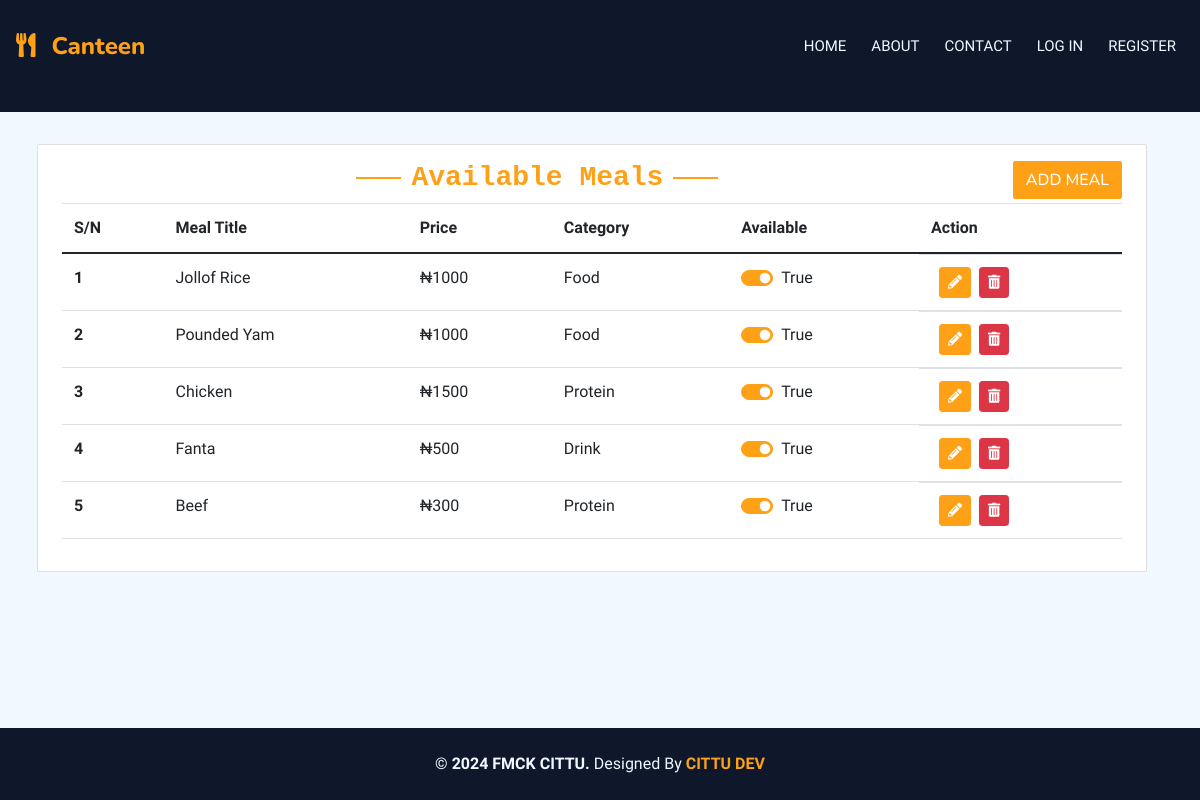
The page /canteen_manager on the database its author committed.
### main/models.py (models this page shows, shortened)
class Meal(models.Model):
    title = models.CharField(max_length=25)
    price = models.CharField(max_length=7)
    available = models.BooleanField(default=True)
    category = models.ForeignKey(Category, on_delete=models.SET_NULL, null=True)
    meals_image = models.ImageField(upload_to='meal_image', default='default.png', blank=True,null=True)
    class Meta:
        verbose_name_plural = "Meal"

class Category(models.Model):
    title = models.CharField(blank=True, null=True, max_length=25)
    class Meta:
        verbose_name_plural = "Category"
    def __str__(self):
        return self.title

### main/views.py (the view, shortened to what this page needs)
# urls.py: path('canteen_manager', views.canteen_manager, name="canteen_manager"),
def canteen_manager(request):
    meals = Meal.objects.all()
    category = Category.objects.all()
    context = {'meals': meals, 'category': category}
    return render(request, 'main/canteen_manager.html', context)

### templates/main/canteen_manager.html (shortened to what this page needs)
{% extends 'base/base.html' %}
{% block content %}
<div class="container-xxl pt-2 pb-3">
    <div class="container">
        <br>
        <div class="row g-3">
            <div class="card" data-wow-delay="0.1s">
                <div class="card-body table-responsive">
                    <div class="d-flex justify-content-between">
                        <div class="mx-auto">
                            <h3 class="section-title ff-secondary text-center text-primary font-monospace">Available Meals</h3>
                        </div>
                        <div>
                            <button type="button" class="btn btn-primary" data-bs-toggle="modal" data-bs-target="#createMealModal">Add Meal</button>
                        </div>
                      </div>
                    <table class="table">
                        <thead>
                          <tr>
                            <th scope="col">S/N</th>
                            <th scope="col">Meal Title</th>
                            <th scope="col">Price</th>
                            <th scope="col">Category</th>
                            <th scope="col">Available</th>
                            <th scope="col">Action</th>
                          </tr>
                        </thead>
                        <tbody class="table-group-divider">
                        {% for meal in meals %}
                          <tr>
                            <th scope="row">{{ forloop.counter }}</th>
                            <td>{{ meal.title }}</td>
                            <td>&#8358;{{ meal.price }}</td>
                            <td>{{ meal.category }}</td>
                            <td>
                                <form method="POST" action="{% url 'canteen_manager' %}">
                                    <div class="form-check form-switch">
                                        <input class="form-check-input" type="checkbox" role="switch" id="available_{{ meal.id }}" name="available" onChange="this.form.submit();" {% if meal.available %}checked{% endif %}>
                                        <label class="form-check-label" for="available_{{ meal.id }}">{{ meal.available }}</label>
                                    </div>
                                </form>
                            </td>
                            <td class="d-flex">
                                <button class="btn btn-sm btn-primary mx-2" data-bs-toggle="modal" data-bs-target="#editMealModal{{ meal.id }}" title="Edit"><i class="fas fa-pencil-alt"></i></button>
                                <a href="{% url 'delete_meal' meal.id %}" class="btn btn-sm btn-danger" title="Delete"
                                onclick="return confirmDelete();">
                                <i class="fas fa-trash-alt"></i>
                             </a>
                            </td>
                          </tr>
                        {% endfor %}
                        </tbody>
                    </table>
                </div>
            </div>
        </div>
    </div>
</div>
{% endblock content %}

### static/css/style.css (style rules this page uses)
* { padding: 0px; }
html, body { height: 100%; margin: 0; padding: 0; overflow-x: hidden; }
body { display: flex; flex-direction: column; }
.container { width: 100%; padding-right: 15px; padding-left: 15px; margin-right: auto; margin-left: auto; }
@media (min-width: 576px) { .container { max-width: 540px; } }
@media (min-width: 768px) { .container { max-width: 720px; } }
@media (min-width: 992px) { .container { max-width: 960px; } }
@media (min-width: 1200px) { .container { max-width: 1140px; } }
.row { width: 100%; }
table { border-collapse: collapse; }
.table { width: 100%; margin-bottom: 1rem; color: #212529; }
.table th, .table td { padding: 0.75rem; vertical-align: top; border-top: 1px solid #dee2e6; }
.table thead th { vertical-align: bottom; border-bottom: 2px solid #dee2e6; }
.table-responsive { display: block; width: 100%; overflow-x: auto; -webkit-overflow-scrolling: touch; }
:root { --primary: #fea116; --light: #f1f8ff; --dark: #0f172b; }
.ff-secondary { font-family: "Pacifico", cursive; }
.btn { font-family: "Nunito", sans-serif; font-weight: 500; text-transform: uppercase; transition: 0.5s; }
.btn.btn-primary, .btn.btn-secondary { color: #ffffff; }
.section-title { position: relative; display: inline-block; }
.section-title::before { position: absolute; content: ""; width: 45px; height: 2px; top: 50%; left: -55px; margin-top: -1px; background: var(--primary); }
.section-title::after { position: absolute; content: ""; width: 45px; height: 2px; top: 50%; right: -55px; margin-top: -1px; background: var(--primary); }

### rows shown on the page
Meal: title "Jollof Rice", price "1000", category "Food", available "☑", available "True"
Meal: title "Pounded Yam", price "1000", category "Food", available "☑", available "True"
Meal: title "Chicken", price "1500", category "Protein", available "☑", available "True"
Meal: title "Fanta", price "500", category "Drink", available "☑", available "True"
Meal: title "Beef", price "300", category "Protein", available "☑", available "True"
